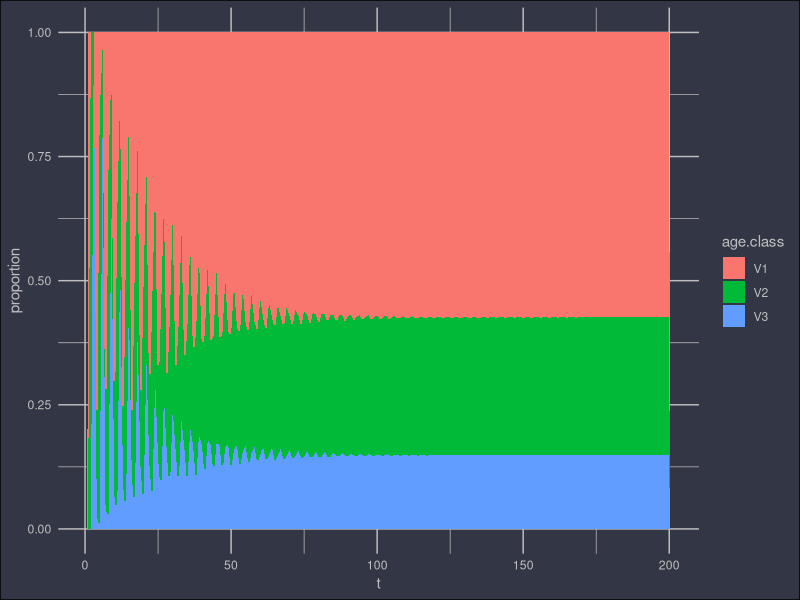
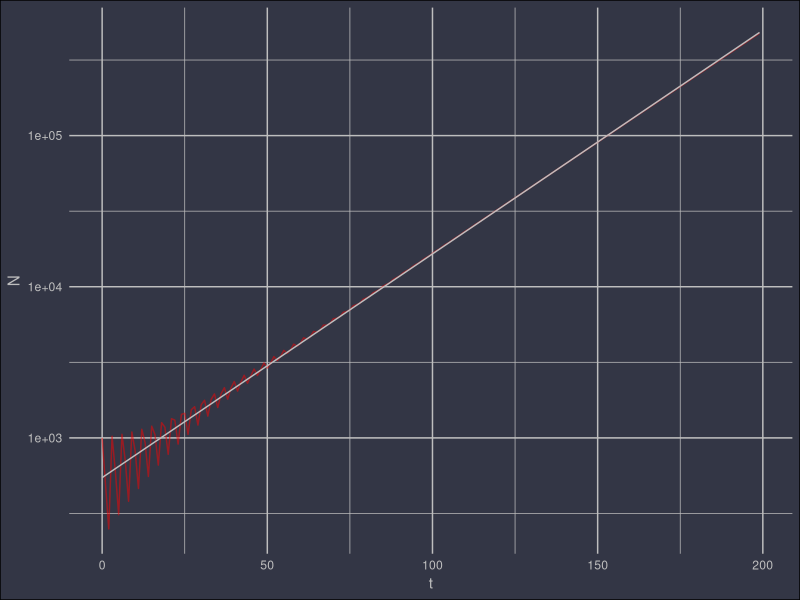
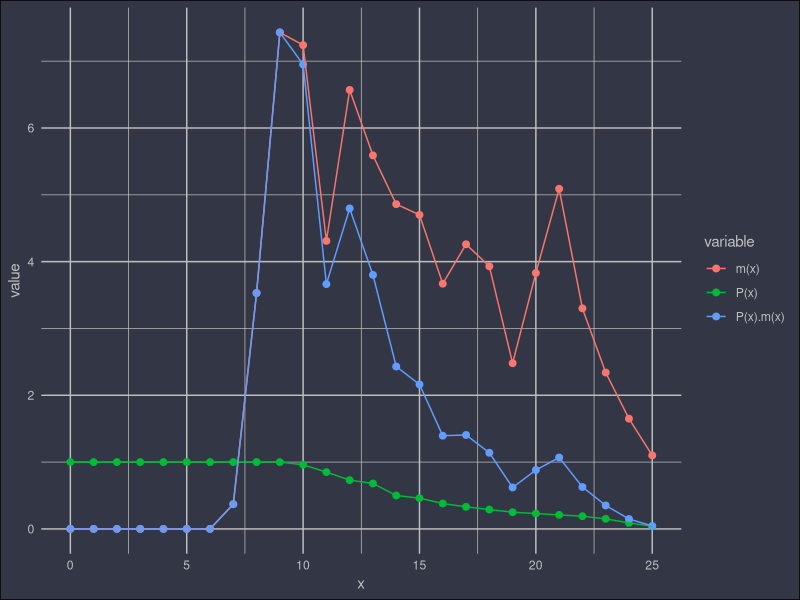
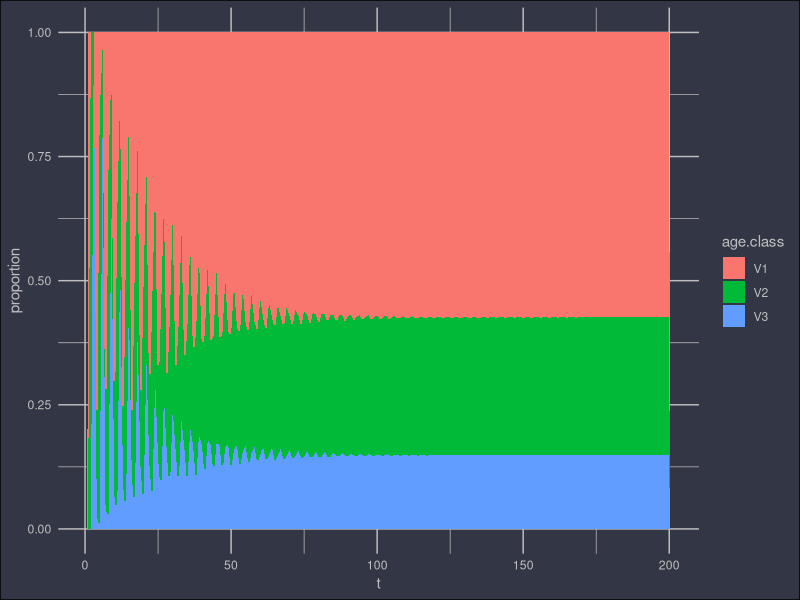
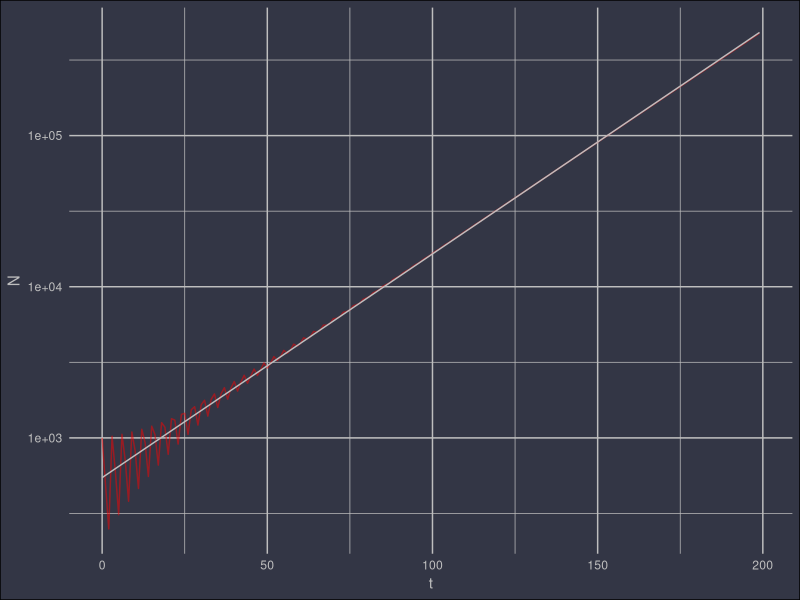
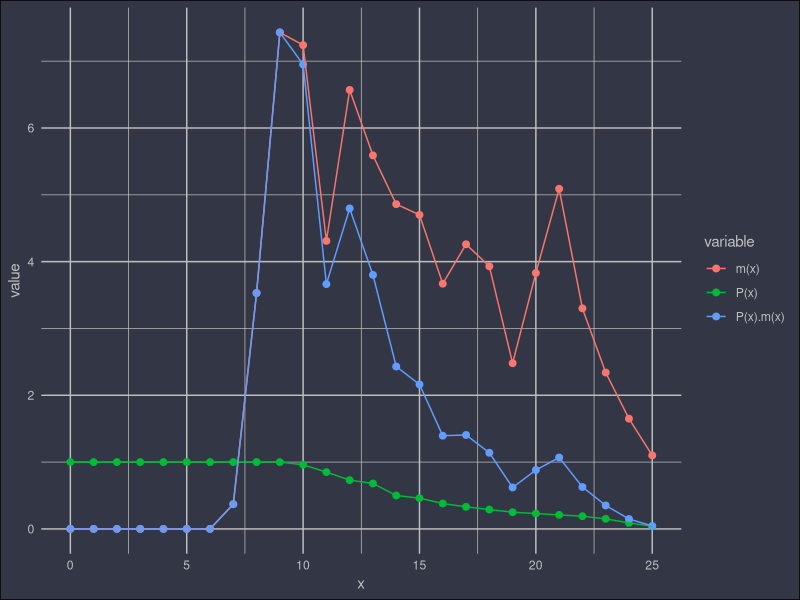

Here is the R script that generated these plots, in order:
library(tidyverse)

trans <- matrix(
    c(
        0.00, 0.50, 0.00,
        0.00, 0.00, 0.50,
        4.00, 0.00, 0.10
    ),
    ncol = 3, byrow = T
)

rownames(trans) <- c("V1", "V2", "V3")

colnames(trans) <- c("V1", "V2", "V3")

Tmax <- 200

N <- matrix(rep(0, Tmax * 3), nrow = 3)

N[1, 1] <- 1000

for (t in 2:Tmax) N[, t] <- N[, t - 1] %*% trans

ages <- as.data.frame(t(N))

ages$total <- rowSums(ages)

ages$t <- 1:Tmax

agesl <- gather(ages, age.class, value, -t, -total)

ggplot(agesl) +
    geom_area(aes(t, value / total, fill = age.class)) +
    ylab("proportion") +
    theme_minimal() +
    theme(
        plot.background = element_rect(fill = rgb(0.2, 0.21, 0.27)),
        text = element_text(colour = "grey"),
        axis.text = element_text(colour = "grey"),
        panel.grid = element_line(colour = "grey")
    )

ggsave('./plots/plot1.png', width=10, height=6)

df <- data.frame(
    t = 0:(Tmax - 1),
    N = colSums(N)
)

lm1 <- lm(log(N) ~ t, data = df)

coef(lm1)

# plot
df$pred <- predict(lm1)

ggplot(df) +
    geom_line(aes(t, N), colour = "red", alpha = 0.5) +
    geom_line(aes(t, exp(pred)), colour = "grey") +
    theme_minimal() +
    theme(
        plot.background = element_rect(fill = rgb(.2, .21, .27)),
        text = element_text(colour = "grey"),
        axis.text = element_text(colour = "grey"),
        panel.grid = element_line(colour = "grey")
    ) +
    scale_y_log10()

ggsave('./plots/plot2.png', width=10, height=6)

N1_stable <- 1000 * N[, Tmax] / sum(N[, Tmax])

N <- matrix(rep(0, Tmax * 3), nrow = 3)

N[, 1] <- N1_stable

for (t in 2:Tmax) N[, t] <- N[, t - 1] %*% trans

df2 <- data.frame(
    t = 0:(Tmax - 1),
    N = colSums(N)
)

lm2 <- lm(log(N) ~ t, data = df2)

coef(lm2)

exp(coef(lm2)[1])

mite <- read_csv("./data/AtlanticSpiderMite_CareyBradley1982.csv")

mite

# plot

mite$`P(x).m(x)` <- mite$`P(x)` * mite$`m(x)`

dw <- mite %>% gather(variable, value, -x)

ggplot(dw) +
    geom_point(aes(x, value, colour = variable), size = 2) +
    geom_line(aes(x, value, colour = variable)) +
    theme_minimal() +
    theme(
        plot.background = element_rect(fill = rgb(.2, .21, .27)),
        text = element_text(colour = "grey"),
        axis.text = element_text(colour = "grey"),
        panel.grid = element_line(colour = "grey")
    )

ggsave('./plots/plot3.png', width=10, height=6)
